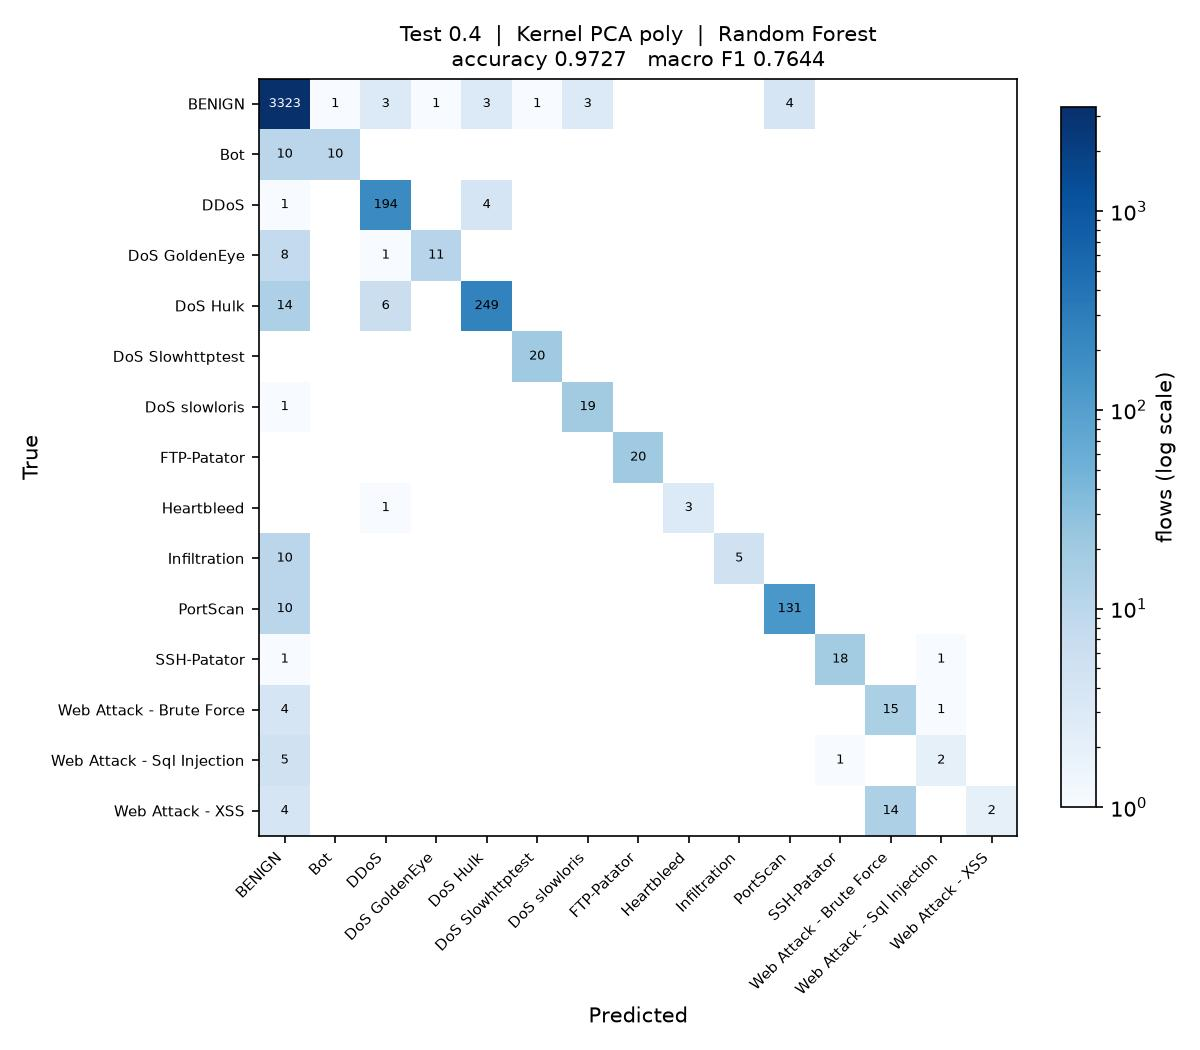

The script that saved this image:
"""
Test_0.4_DR_POLY_RF

Test size 0.4  |  Kernel PCA (poly)  |  Random Forest  (reference sheet #7)

Run on its own:

    python Test_0.4_DR_POLY_RF.py

Writes Test_0.4_DR_POLY_RF.jpg (confusion matrix) and appends one row to
results/75_runs.csv.
"""

import os
import sys
import time
import warnings
from pathlib import Path

import matplotlib
matplotlib.use("Agg")
import matplotlib.pyplot as plt
import numpy as np
import pandas as pd
from sklearn.decomposition import KernelPCA
from sklearn.impute import SimpleImputer
from sklearn.metrics import (accuracy_score, confusion_matrix, f1_score,
                             precision_score, recall_score)
from sklearn.model_selection import train_test_split
from sklearn.preprocessing import LabelEncoder, StandardScaler
from sklearn.ensemble import RandomForestClassifier

sys.path.insert(0, str(Path(__file__).resolve().parent.parent))
from common import load_sample                      # noqa: E402

warnings.filterwarnings("ignore")

# ----- this run -------------------------------------------------------------
TEST_SIZE = 0.4
KERNEL = "poly"
CLASSIFIER = "RF"
N_COMPONENTS = 15
# ----------------------------------------------------------------------------

SEED = 0
N_JOBS = max(1, (os.cpu_count() or 2) // 2)
STEM = "Test_0.4_DR_POLY_RF"
HERE = Path(__file__).resolve().parent
RESULTS = HERE.parent / "results"


def main():
    t0 = time.time()
    df = load_sample(10000, 50, SEED)
    y = LabelEncoder().fit_transform(df["Label"])
    X = df.drop(columns=["Label", "Day"])
    classes = sorted(df["Label"].unique())
    print(f"{len(df):,} flows, {X.shape[1]} features, {len(classes)} classes")

    X_train, X_test, y_train, y_test = train_test_split(
        X, y, test_size=TEST_SIZE, random_state=SEED, stratify=y)

    # mean imputation and scaling, fitted on the training split only
    imputer = SimpleImputer(strategy="mean").fit(X_train)
    scaler = StandardScaler().fit(imputer.transform(X_train))
    X_train = scaler.transform(imputer.transform(X_train))
    X_test = scaler.transform(imputer.transform(X_test))

    # dimensionality reduction: Kernel PCA, fitted on the training split only.
    # arpack keeps the largest positive eigenvalues; the randomized solver ranks
    # them by magnitude and fails on the sigmoid kernel, which is not PSD.
    kpca = KernelPCA(n_components=N_COMPONENTS, kernel=KERNEL,
                     eigen_solver="arpack", random_state=SEED, n_jobs=N_JOBS)
    X_train = kpca.fit_transform(X_train)
    X_test = kpca.transform(X_test)
    print(f"Kernel PCA ({KERNEL}): {X_train.shape[1]} components")

    classifier = RandomForestClassifier(n_estimators=200, criterion="entropy",
                                    n_jobs=N_JOBS, random_state=SEED)
    classifier.fit(X_train, y_train)
    y_pred = classifier.predict(X_test)

    acc = accuracy_score(y_test, y_pred)
    pre = precision_score(y_test, y_pred, average="macro", zero_division=0)
    rec = recall_score(y_test, y_pred, average="macro", zero_division=0)
    f1 = f1_score(y_test, y_pred, average="macro", zero_division=0)
    pre_w = precision_score(y_test, y_pred, average="weighted", zero_division=0)
    rec_w = recall_score(y_test, y_pred, average="weighted", zero_division=0)
    f1_w = f1_score(y_test, y_pred, average="weighted", zero_division=0)

    print(f"Accuracy  : {acc:.4f}")
    print(f"Precision : {pre:.4f}")
    print(f"Recall    : {rec:.4f}")
    print(f"F1 Score  : {f1:.4f}")

    # confusion matrix image, named to match this script
    cm = confusion_matrix(y_test, y_pred, labels=range(len(classes)))
    fig, ax = plt.subplots(figsize=(8, 7))
    im = ax.imshow(cm, cmap="Blues", norm=matplotlib.colors.LogNorm(vmin=1))
    ax.set_xticks(range(len(classes)), classes, rotation=45, ha="right", fontsize=7)
    ax.set_yticks(range(len(classes)), classes, fontsize=7)
    ax.set_xlabel("Predicted")
    ax.set_ylabel("True")
    ax.set_title(f"Test {TEST_SIZE}  |  Kernel PCA {KERNEL}  |  Random Forest\n"
                 f"accuracy {acc:.4f}   macro F1 {f1:.4f}", fontsize=10)
    for i in range(len(classes)):
        for j in range(len(classes)):
            if cm[i, j]:
                ax.text(j, i, cm[i, j], ha="center", va="center", fontsize=6,
                        color="white" if cm[i, j] > cm.max() / 3 else "black")
    fig.colorbar(im, ax=ax, fraction=0.04, label="flows (log scale)")
    fig.tight_layout()
    fig.savefig(HERE / f"{STEM}.jpg", dpi=150)
    plt.close(fig)

    # one row appended to the shared results table
    RESULTS.mkdir(exist_ok=True)
    row = {"Test": TEST_SIZE, "DR": "POLY", "Clas": CLASSIFIER,
           "Acc": round(acc, 4), "Pre": round(pre, 4), "Rec": round(rec, 4),
           "F1": round(f1, 4),
           "Pre_weighted": round(pre_w, 4), "Rec_weighted": round(rec_w, 4),
           "F1_weighted": round(f1_w, 4),
           "n_components": N_COMPONENTS, "seconds": round(time.time() - t0, 1),
           "script": STEM}
    out = RESULTS / "75_runs.csv"
    old = pd.read_csv(out).to_dict("records") if out.exists() else []
    old = [r for r in old if r.get("script") != STEM]
    pd.DataFrame(old + [row]).to_csv(out, index=False)
    print(f"saved {STEM}.jpg and appended to results/75_runs.csv "
          f"({time.time() - t0:.0f}s)")


if __name__ == "__main__":
    main()
